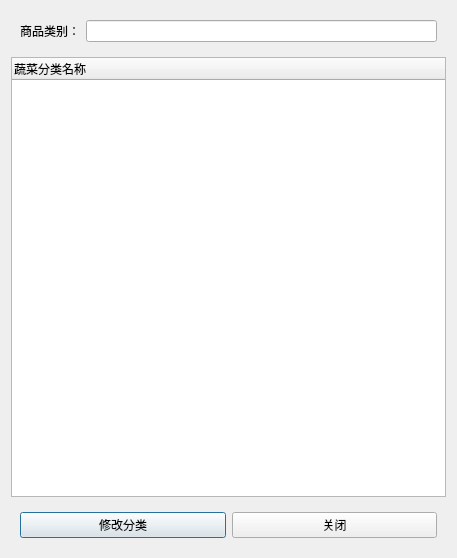
<?xml version="1.0" encoding="UTF-8"?>
<ui version="4.0">
 <class>Dialog</class>
 <widget class="QDialog" name="Dialog">
  <property name="geometry">
   <rect>
    <x>0</x>
    <y>0</y>
    <width>457</width>
    <height>558</height>
   </rect>
  </property>
  <property name="windowTitle">
   <string>修改商品分类</string>
  </property>
  <layout class="QVBoxLayout" name="verticalLayout">
   <item>
    <widget class="QWidget" name="widget" native="true">
     <layout class="QHBoxLayout" name="horizontalLayout">
      <item>
       <widget class="QLabel" name="label">
        <property name="text">
         <string>商品类别：</string>
        </property>
       </widget>
      </item>
      <item>
       <widget class="QLineEdit" name="classname"/>
      </item>
     </layout>
    </widget>
   </item>
   <item>
    <widget class="QTreeWidget" name="treeWidget">
     <column>
      <property name="text">
       <string>蔬菜分类名称</string>
      </property>
     </column>
    </widget>
   </item>
   <item>
    <widget class="QWidget" name="widget_2" native="true">
     <layout class="QHBoxLayout" name="horizontalLayout_2">
      <item>
       <widget class="QPushButton" name="pushButton">
        <property name="text">
         <string>修改分类</string>
        </property>
       </widget>
      </item>
      <item>
       <widget class="QPushButton" name="pushButton_2">
        <property name="text">
         <string>关闭</string>
        </property>
       </widget>
      </item>
     </layout>
    </widget>
   </item>
  </layout>
 </widget>
 <resources/>
 <connections/>
</ui>
